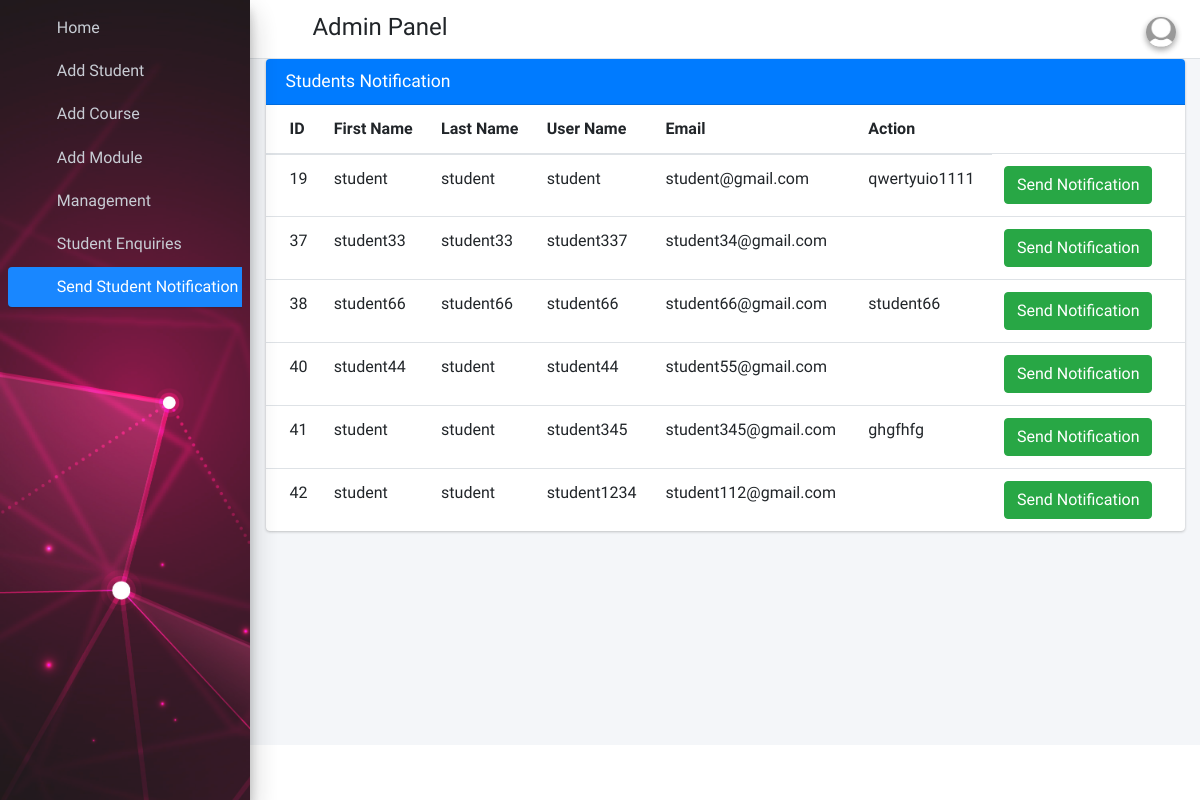
Page /admin_send_notification_student (signed in) on the earlier database version.
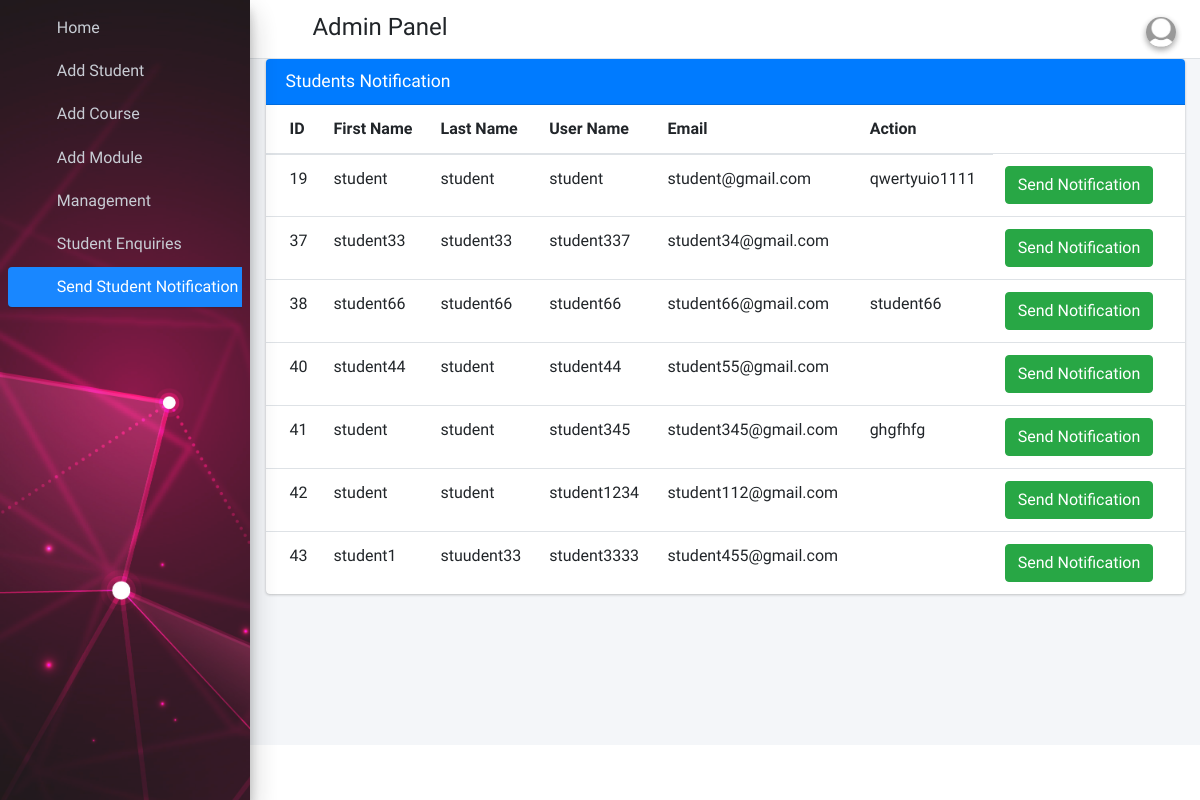
Same page on the later database version.
### student_app/models.py (models this page shows)
class Students(models.Model):
    id=models.AutoField(primary_key=True)
    admin=models.OneToOneField(CustomUser,on_delete=models.CASCADE)
    gender=models.CharField(max_length=255)
    profile_pic=models.FileField()
    city = models.CharField(max_length=255)
    country = models.CharField(max_length=255)
    date_of_birth = models.DateField()
    address=models.TextField()
    created_at=models.DateTimeField(auto_now_add=True)
    updated_at=models.DateTimeField(auto_now_add=True)
    fcm_token=models.TextField(default="")
    objects = models.Manager()

class CustomUser(AbstractUser):
    user_type_data=((1,"HOD"),(3,"Student"))
    user_type=models.CharField(default=1,choices=user_type_data,max_length=10)

### student_app/AdminViews.py (the view)
# urls.py: path('admin_send_notification_student', AdminViews.admin_send_notification_student,name="admin_send_notification_student"),
def admin_send_notification_student(request):
    students=Students.objects.all()
    return render(request,"Admin_template/student_notification.html",{"students":students})

### student_app/templates/Admin_template/student_notification.html (shortened to what this page needs)
{% extends 'Admin_template/base_template.html' %}
{% block main_content %}
    <section class="content">
      <div class="container-fluid">
           <div class="row">
          <div class="col-12">
            <div class="card card-primary">
              <div class="card-header">
                <h3 class="card-title">Students Notification</h3>
              </div>
              <div class="card-body table-responsive p-0">
                <table class="table table-hover text-nowrap">
                  <thead>
                    <tr>
                      <th>ID</th>
                      <th>First Name</th>
                      <th>Last Name</th>
                      <th>User Name</th>
                      <th>Email</th>
                      <th>Action</th>
                    </tr>
                  </thead>
                  <tbody>
                  {% for student in students %}
                    <tr>
                      <td>{{ student.admin.id }}</td>
                      <td>{{ student.admin.first_name }}</td>
                      <td>{{ student.admin.last_name }}</td>
                      <td>{{ student.admin.username }}</td>
                      <td>{{ student.admin.email }}</td>
                      <td>{{ student.address }}</td>
                      <td><a href="#" class="btn btn-success show_notification" data-toggle="modal" data-target="#myModal">Send Notification</a></td>
                    </tr>
                  {% endfor %}
                  </tbody>
                </table>
              </div>
            </div>
          </div>
        </div>
      </div>
    </section>
{% endblock main_content %}

### student_app/templates/Admin_template/base_template.html (shortened to what this page needs)
{% load static %}
<!DOCTYPE html>
<html>
<head>
  <link rel="stylesheet" href="{% static "plugins/fontawesome-free/css/all.min.css" %}">
  <link rel="stylesheet" href="https://code.ionicframework.com/ionicons/2.0.1/css/ionicons.min.css">
  <link rel="stylesheet" href="{% static "plugins/tempusdominus-bootstrap-4/css/tempusdominus-bootstrap-4.min.css" %}">
  <link rel="stylesheet" href="{% static "plugins/icheck-bootstrap/icheck-bootstrap.min.css" %}">
  <link rel="stylesheet" href="{% static "dist/css/adminlte.min.css" %}">
  <link rel="stylesheet" href="{% static "plugins/overlayScrollbars/css/OverlayScrollbars.min.css" %}">
</head>
<body class="hold-transition sidebar-mini layout-fixed">
<div class="wrapper">
  <nav class="main-header navbar navbar-expand navbar-white navbar-light">
    <ul class="navbar-nav">
      <li class="nav-item">
        <a class="nav-link" data-widget="pushmenu" href="#"><i class="fas fa-bars"></i></a>
      </li>
    </ul>
    <h4 style="margin-left: 10px;margin-top: 5px;">Admin Panel</h4>
    <ul class="navbar-nav ml-auto">
      <li class="nav-item dropdown">
        <a class="nav-link dropdown-toggle" href="#" id="navbarDropdownMenuLink" role="button" data-toggle="dropdown" aria-haspopup="true" aria-expanded="false">
              <img src="{% static "dist/img/default-150x150.png" %}" class="img-circle elevation-2" alt="User Image" style="width: 30px; height: 30px; object-fit: cover;">
      </a>
      </li>
    </ul>
  </nav>
    {% include 'Admin_template/sidebar_template.html' with user=user id=id %}
   <div class="content-wrapper">
     {% block main_content %}{% endblock main_content %}

### student_app/templates/Admin_template/sidebar_template.html (shortened to what this page needs)
{% load static %}
  <aside class="main-sidebar sidebar-dark-primary elevation-4" style="background-image: url('{% static 'dist/img/2.jpg' %}'); background-size: cover;opacity:0.9;">
    <div class="sidebar">
      <nav class="mt-2">
        <ul class="nav nav-pills nav-sidebar flex-column" data-widget="treeview" role="menu" data-accordion="false">
          <li class="nav-item">
            {% url 'admin_home' as admin_home %}
            <a href="{{ admin_home }}" class="nav-link {% if request.path == admin_home %} active {% endif %}">
              <i class="nav-icon fas fa-home"></i>
              <p>
                Home
              </p>
            </a>
          </li>
          <li class="nav-item">
              {% url 'add_student' as add_student %}
            <a href="{% url 'add_student' %}" class="nav-link {% if request.path == add_student %} active {% endif %}">
              <i class="nav-icon fas fa-user"></i>
              <p>
                Add Student
              </p>
            </a>
          </li>
          <li class="nav-item">
            {% url 'add_course' as add_course %}
          <a href="{% url 'add_course' %}" class="nav-link {% if request.path == add_course %} active {% endif %} {% if request.path == add_course %} active {% endif %}">
            <i class="fas fa-book nav-icon"></i>
            <p>
              Add Course
            </p>
          </a>
        </li>
        <li class="nav-item">
          {% url 'add_module' as add_module %}
        <a href="{% url 'add_module' %}" class="nav-link {% if request.path == add_module %} active {% endif %} {% if request.path == add_module %} active {% endif %}">
          <i class="fas fa-folder nav-icon"></i>
          <p>
            Add Module
          </p>
        </a>
      </li>
      <li class="nav-item has-treeview ">
        <a href="#" class="nav-link">
          <i class="nav-icon fas fa-cog"></i>
          <p>
            Management
            <i class="right fas fa-angle-right"></i>
          </p>
        </a>
            {% url 'manage_student' as manage_student %}
            {% url 'manage_course' as manage_course %}
            {% url 'student_feedback_message' as student_feedback_message %}
      </li>
          <li class="nav-item">
            {% url 'student_enquiries' as student_enquiries %}
          <a href="{% url 'student_enquiries' %}" class="nav-link {% if request.path == student_enquiries %} active {% endif %}">
            <i class="nav-icon fas fa-question-circle"></i>
            <p>
              Student Enquiries
            </p>
          </a>
        </li>
          <li class="nav-item">
            {% url 'admin_send_notification_student' as admin_send_notification_student %}
             <a href="{% url 'admin_send_notification_student' %}" class="nav-link {% if request.path == admin_send_notification_student %} active {% endif %}">
              <i class="nav-icon fas fa-bell"></i>
              <p>
                Send Student Notification
              </p>
            </a>
          </li>
        </ul>
      </nav>
    </div>
  </aside>

### student_app/templates/Admin_template/base_template.html (style rules this page uses)
.dropdown-toggle::after { display: none !important; }

Differences in the rows shown:
added Students: admin.id "43", admin.first_name "student1", admin.last_name "stuudent33", admin.username "student3333", admin.email "student455@gmail.com"
